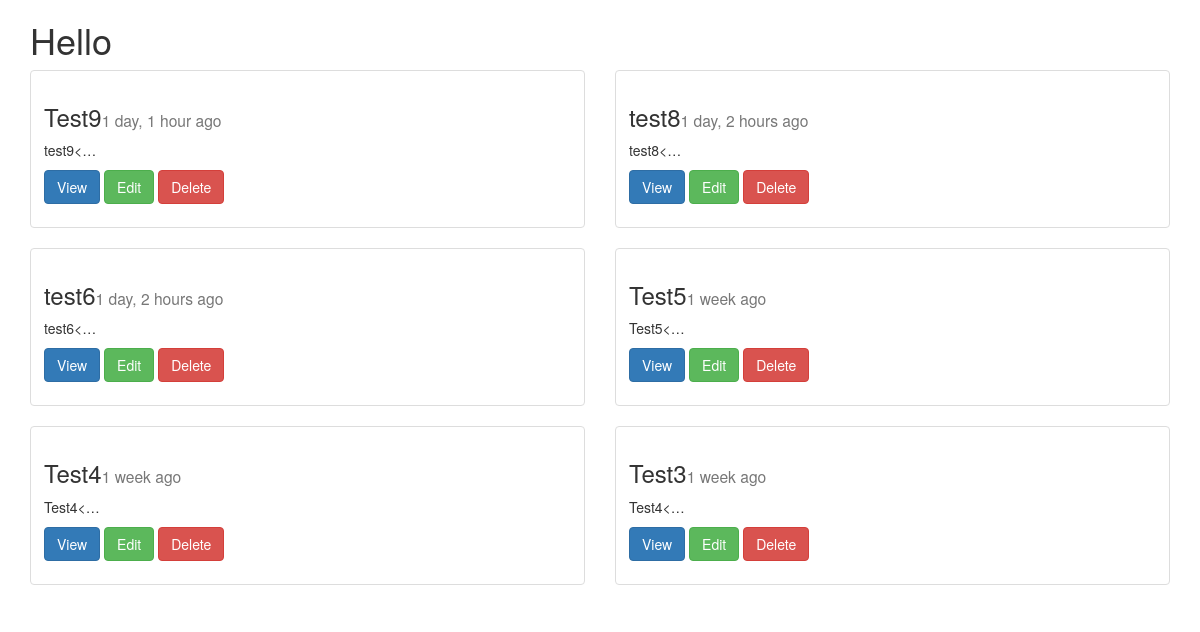
The app's page /posts/list/ with its own data.
### posts/models.py (models this page shows, shortened)
class Post(models.Model):
	title = models.CharField(max_length=255)
	content = models.TextField()
	updated = models.DateTimeField(auto_now=True, auto_now_add=False)
	timestamp = models.DateTimeField(auto_now=False, auto_now_add=True)
	def get_absolute_url(self):
		return reverse("posts:detail", kwargs={"post_id": self.id})
	class Meta:
		ordering = ['-timestamp', '-updated']

### posts/views.py (the view)
def post_list(request):
	obj_list = Post.objects.all()#.order_by("-timestamp","-updated")
	context = {
	"obj_list": obj_list
	}
	return render(request,	'post_list.html', context)

### posts/templates/post_list.html (shortened to what this page needs)
{% extends "base.html" %}
{% block content %}
<div class="row">
{% for object in obj_list %}
	<div class="col-sm-6">
	    <div class="thumbnail">
      		<div class="caption">
		        <h3>{{object.title}}<small>{{object.timestamp|timesince}} ago</small></h3>
		        <p>{{object.content|linebreaks|truncatechars:10}}</p>
		        <p>
		          <a href="{{object.get_absolute_url}}" class="btn btn-primary">View</a>
		          <a href="{% url 'posts:update' post_id=object.id %}" class="btn btn-success">Edit</a>
		          <a href="{% url 'posts:delete' post_id=object.id %}" class="btn btn-danger">Delete</a>
        		</p>
       	    </div>
        </div>
    </div>
	{% endfor %}
</div>
	</body>
{% endblock content %}

### records on screen
Post: title "Test9", timestamp "1 day, 1 hour", content "test9<…"
Post: title "test8", timestamp "1 day, 2 hours", content "test8<…"
Post: title "test6", timestamp "1 day, 2 hours", content "test6<…"
Post: title "Test5", timestamp "1 week", content "Test5<…"
Post: title "Test4", timestamp "1 week", content "Test4<…"
Post: title "Test3", timestamp "1 week", content "Test4<…"
